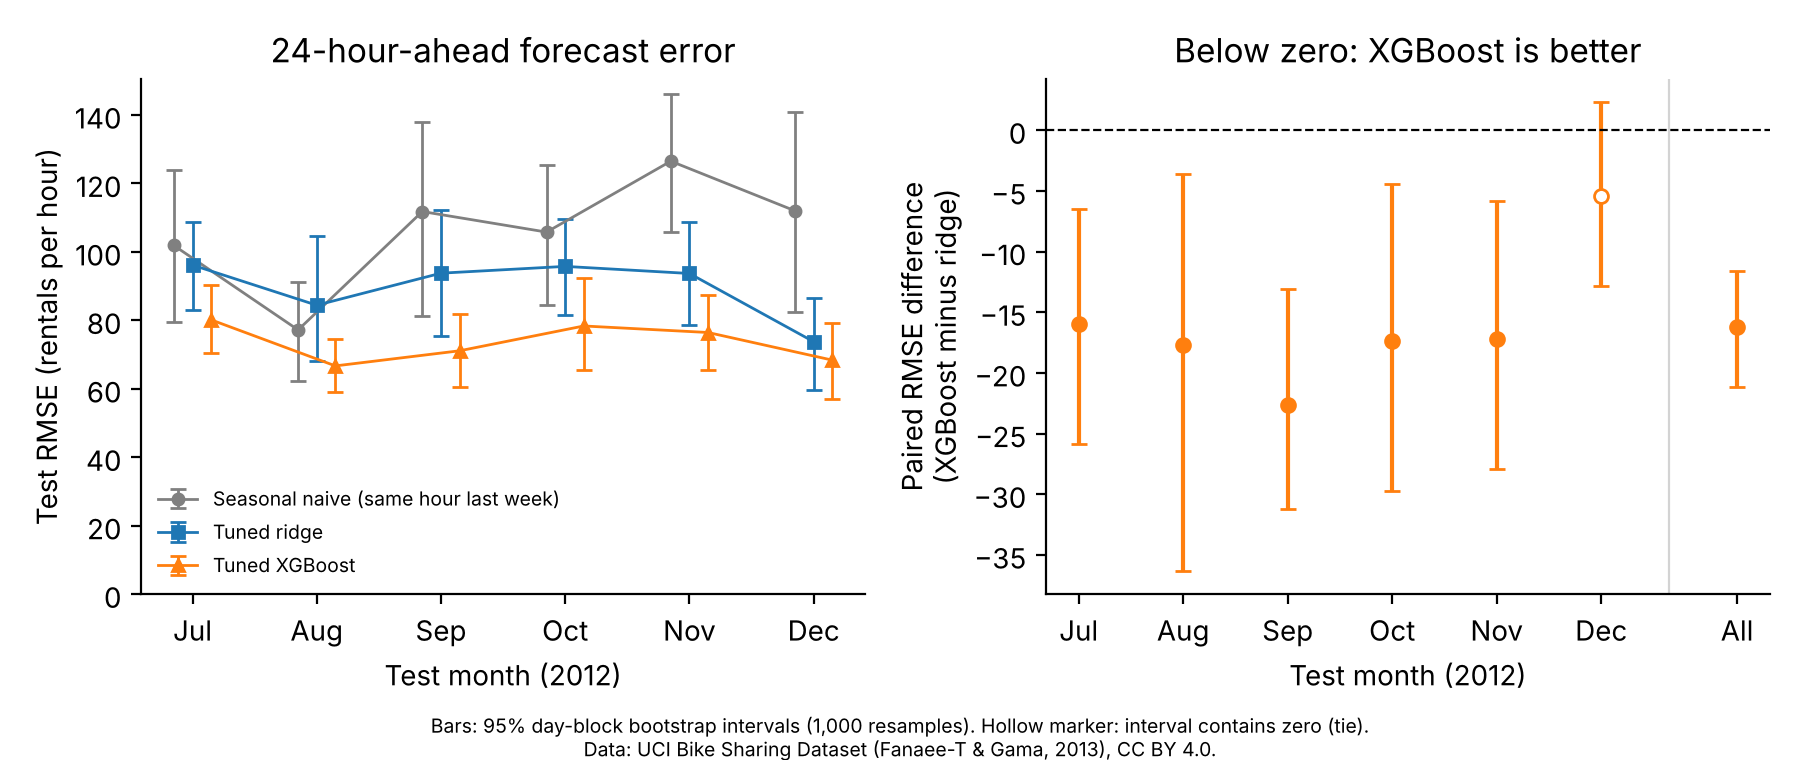

Generate this figure with Python:
"""XGBoost in the same rolling-origin loop as the baseline (David).

Compares seasonal naive, tuned ridge and tuned XGBoost for 24-hour-ahead hourly
bike-share demand. Everything that is not XGBoost-specific is imported from
baseline.py, so the three models share rows, features, folds and metrics.

Run:  python david.py            all six test months (Jul-Dec 2012)
      python david.py 1          first test month only (development check)
Needs hour.csv and baseline.py in the same folder.
Out:  a printed summary, david_results.json, david_predictions.csv, david.png
"""

import csv
import json
import math
import sys
import time
import numpy as np
import matplotlib
matplotlib.use("Agg")
import matplotlib.pyplot as plt
import xgboost as xgb
from datetime import datetime

import baseline
from baseline import (load, rmse, mae, time_ordered_folds, percentile_interval,
                      ALPHAS, K_FOLDS, N_BOOT, SEED)

TEST_MONTHS = [(2012, m) for m in range(7, 13)]     # each month is forecast once
N_TRIALS = 30                                       # XGBoost random-search budget
SEARCH_SEED = SEED + 1                              # separate stream from the bootstrap
N_THREADS = 2
MODEL_NAMES = ["naive", "ridge", "xgboost"]
PAIRS = [("xgboost", "ridge"), ("ridge", "naive"), ("xgboost", "naive")]   # a minus b


# ---------------------------------------------------------------- features
def matrix(rows):
    """The same 58 columns ridge sees (baseline.feature_row). Trees do not need
    scaling, so no statistic of any kind is fitted here."""
    return np.array([baseline.feature_row(r) for r in rows], dtype=np.float32)


def log_target(rows):
    return np.array([math.log(1 + r["cnt"]) for r in rows], dtype=np.float32)


# ---------------------------------------------------------------- XGBoost
def sample_configs(n, seed):
    """n random hyperparameter settings, drawn once and reused at every origin
    (the counterpart of ridge's fixed penalty grid)."""
    rng = np.random.default_rng(seed)
    configs = []
    for _ in range(n):
        configs.append({
            "n_estimators": int(rng.integers(100, 601)),
            "learning_rate": float(10 ** rng.uniform(-2, math.log10(0.3))),
            "max_depth": int(rng.integers(2, 9)),
            "min_child_weight": float(10 ** rng.uniform(0, 1.5)),
            "subsample": float(rng.uniform(0.6, 1.0)),
            "colsample_bytree": float(rng.uniform(0.6, 1.0)),
            "reg_lambda": float(10 ** rng.uniform(-1, 2)),
        })
    return configs


def xgb_fit_predict(X, y, X_test, config):
    """Fit on log(1 + cnt), predict rentals (same back-transform as ridge)."""
    model = xgb.XGBRegressor(objective="reg:squarederror", tree_method="hist",
                             random_state=SEED, n_jobs=N_THREADS, **config)
    model.fit(X, y)
    return [max(math.exp(v) - 1, 0.0) for v in model.predict(X_test)]


def tuned_xgboost(train_rows, test_rows, configs):
    """Pick one of the configs by the same time-ordered CV as ridge (mean fold RMSE
    on the rental scale, training rows only), refit on all training rows, predict."""
    X, y = matrix(train_rows), log_target(train_rows)
    actual = [r["cnt"] for r in train_rows]
    folds = time_ordered_folds(len(train_rows), K_FOLDS)
    cv_score = []
    for config in configs:
        fold_scores = []
        for train_end, valid_end in folds:
            pred = xgb_fit_predict(X[:train_end], y[:train_end], X[train_end:valid_end], config)
            fold_scores.append(rmse(actual[train_end:valid_end], pred))
        cv_score.append(sum(fold_scores) / len(fold_scores))
    best = cv_score.index(min(cv_score))
    print("  xgboost: chose trial %d (CV RMSE %.1f)  %s" % (
        best, cv_score[best], json.dumps(configs[best])))
    pred = xgb_fit_predict(X, y, matrix(test_rows), configs[best])
    return pred, {"trial": best, "cv_rmse": cv_score[best], "config": configs[best],
                  "cv_rmse_all_trials": cv_score}


def tuned_ridge(train_rows, test_rows):
    """baseline.tuned_ridge, but also returning the chosen alpha and CV score."""
    folds = time_ordered_folds(len(train_rows), K_FOLDS)
    cv_score = []
    for alpha in ALPHAS:
        fold_scores = []
        for train_end, valid_end in folds:
            valid = train_rows[train_end:valid_end]
            pred = baseline.ridge_fit_predict(train_rows[:train_end], valid, alpha)
            fold_scores.append(rmse([r["cnt"] for r in valid], pred))
        cv_score.append(sum(fold_scores) / len(fold_scores))
    best = cv_score.index(min(cv_score))
    print("  ridge: chose alpha = %.3g (CV RMSE %.1f)" % (ALPHAS[best], cv_score[best]))
    pred = baseline.ridge_fit_predict(train_rows, test_rows, ALPHAS[best])
    return pred, {"alpha": ALPHAS[best], "cv_rmse": cv_score[best]}


# ---------------------------------------------------------------- error bars
def day_sums(test_rows, predictions):
    """Per test day and model: sum of squared errors, sum of absolute errors, hours."""
    days = sorted(set(r["t"].date() for r in test_rows))
    position = {d: i for i, d in enumerate(days)}
    sums = {name: {"sq": np.zeros(len(days)), "abs": np.zeros(len(days))} for name in predictions}
    hours = np.zeros(len(days))
    for i, r in enumerate(test_rows):
        d = position[r["t"].date()]
        hours[d] += 1
        for name in predictions:
            e = r["cnt"] - predictions[name][i]
            sums[name]["sq"][d] += e * e
            sums[name]["abs"][d] += abs(e)
    return sums, hours


def boot_totals(sums, hours, draws):
    """For each bootstrap resample of days: total squared error, absolute error, hours.
    Every model uses the same resampled days, so differences are paired."""
    totals = {name: {"sq": sums[name]["sq"][draws].sum(axis=1),
                     "abs": sums[name]["abs"][draws].sum(axis=1)} for name in sums}
    return totals, hours[draws].sum(axis=1)


def intervals(totals, n):
    """95% percentile intervals for each model's RMSE and MAE and each paired
    RMSE difference, from bootstrap totals."""
    boot_rmse = {name: np.sqrt(totals[name]["sq"] / n) for name in totals}
    out = {name: {"rmse_ci": percentile_interval(boot_rmse[name]),
                  "mae_ci": percentile_interval(totals[name]["abs"] / n)} for name in totals}
    for a, b in PAIRS:
        out["%s_minus_%s" % (a, b)] = percentile_interval(boot_rmse[a] - boot_rmse[b])
    return out


def summarise(actual, predictions, ci):
    res = {}
    for name in MODEL_NAMES:
        res[name] = {"rmse": rmse(actual, predictions[name]),
                     "mae": mae(actual, predictions[name]),
                     "mean_error": sum(a - p for a, p in zip(actual, predictions[name])) / len(actual),
                     "rmse_ci": ci[name]["rmse_ci"], "mae_ci": ci[name]["mae_ci"]}
        print("  %-7s RMSE %6.1f [%6.1f, %6.1f]   MAE %5.1f [%5.1f, %5.1f]   mean error %+5.1f" % (
            name, res[name]["rmse"], *res[name]["rmse_ci"], res[name]["mae"],
            *res[name]["mae_ci"], res[name]["mean_error"]))
    for a, b in PAIRS:
        key = "%s_minus_%s" % (a, b)
        diff = res[a]["rmse"] - res[b]["rmse"]
        lo, hi = ci[key]
        verdict = "tie" if lo <= 0 <= hi else ("%s better" % (a if hi < 0 else b))
        res[key] = {"rmse_diff": diff, "ci": [lo, hi], "verdict": verdict}
        print("  %-7s - %-5s RMSE %+6.1f [%+6.1f, %+6.1f]  -> %s" % (a, b, diff, lo, hi, verdict))
    return res


# ---------------------------------------------------------------- rolling origin
def rolling_origin(rows, months, rng):
    configs = sample_configs(N_TRIALS, SEARCH_SEED)
    results, saved = [], []
    pooled_actual, pooled_pred = [], {name: [] for name in MODEL_NAMES}
    pooled_totals, pooled_n = None, 0
    for year, month in months:
        started = time.time()
        month_start = datetime(year, month, 1)
        train_rows = [r for r in rows if r["t"] < month_start]
        test_rows = [r for r in rows if r["t"].year == year and r["t"].month == month]
        actual = [r["cnt"] for r in test_rows]
        print("\n%d-%02d: train %d rows, test %d rows" % (year, month, len(train_rows), len(test_rows)))

        predictions = {"naive": baseline.naive(train_rows, test_rows)}
        predictions["ridge"], ridge_info = tuned_ridge(train_rows, test_rows)
        predictions["xgboost"], xgb_info = tuned_xgboost(train_rows, test_rows, configs)

        # Day-block bootstrap. One generator, months in order, so July uses exactly
        # the resamples of baseline.py and reproduces its intervals.
        sums, hours = day_sums(test_rows, predictions)
        draws = rng.integers(0, len(hours), size=(N_BOOT, len(hours)))
        totals, n = boot_totals(sums, hours, draws)

        res = summarise(actual, predictions, intervals(totals, n))
        res.update({"label": month_start.strftime("%b"), "month": "%d-%02d" % (year, month),
                    "n_train": len(train_rows), "n_test": len(test_rows), "n_test_days": len(hours),
                    "ridge_tuning": ridge_info, "xgboost_tuning": xgb_info,
                    "seconds": time.time() - started})
        results.append(res)

        # Pool across months: resample b of the pooled set is resample b of every
        # month put together (days are resampled within their own month).
        pooled_actual += actual
        for name in MODEL_NAMES:
            pooled_pred[name] += predictions[name]
        if pooled_totals is None:
            pooled_totals, pooled_n = totals, n
        else:
            for name in MODEL_NAMES:
                for k in ("sq", "abs"):
                    pooled_totals[name][k] = pooled_totals[name][k] + totals[name][k]
            pooled_n = pooled_n + n
        for i, r in enumerate(test_rows):
            saved.append([r["t"].isoformat(sep=" "), r["cnt"]] +
                         ["%.3f" % predictions[name][i] for name in MODEL_NAMES])

    print("\nall %d test months pooled (%d hours)" % (len(months), len(pooled_actual)))
    pooled = summarise(pooled_actual, pooled_pred, intervals(pooled_totals, pooled_n))
    pooled["n_test"] = len(pooled_actual)
    return results, pooled, saved


# ---------------------------------------------------------------- figure
def figure(results, pooled, path):
    labels = [r["label"] for r in results]
    xs = list(range(len(results)))
    fig, (left, right) = plt.subplots(1, 2, figsize=(9, 3.8))

    for name, shift, colour, marker, label in [
            ("naive", -0.15, "gray", "o", "Seasonal naive (same hour last week)"),
            ("ridge", 0.0, "tab:blue", "s", "Tuned ridge"),
            ("xgboost", 0.15, "tab:orange", "^", "Tuned XGBoost")]:
        values = [r[name]["rmse"] for r in results]
        below = [r[name]["rmse"] - r[name]["rmse_ci"][0] for r in results]
        above = [r[name]["rmse_ci"][1] - r[name]["rmse"] for r in results]
        left.errorbar([x + shift for x in xs], values, yerr=[below, above],
                      fmt=marker + "-", capsize=3, markersize=4, linewidth=1, color=colour, label=label)
    left.set_ylim(0, None)
    left.set_ylabel("Test RMSE (rentals per hour)")
    left.set_title("24-hour-ahead forecast error")
    left.legend(frameon=False, fontsize=7, loc="lower left")
    left.set_xticks(xs)
    left.set_xticklabels(labels)

    key = "xgboost_minus_ridge"
    points = [(x, r[key]) for x, r in zip(xs, results)] + [(len(xs) + 0.3, pooled[key])]
    for x, d in points:
        tie = d["verdict"] == "tie"
        right.errorbar([x], [d["rmse_diff"]],
                       yerr=[[d["rmse_diff"] - d["ci"][0]], [d["ci"][1] - d["rmse_diff"]]],
                       fmt="o", capsize=3, markersize=5, color="tab:orange",
                       markerfacecolor="white" if tie else "tab:orange")
    right.axhline(0, color="black", linewidth=0.8, linestyle="--")
    right.axvline(len(xs) - 0.35, color="lightgray", linewidth=0.8)
    right.set_ylabel("Paired RMSE difference\n(XGBoost minus ridge)")
    right.set_title("Below zero: XGBoost is better")
    right.set_xticks(xs + [len(xs) + 0.3])
    right.set_xticklabels(labels + ["All"])

    for ax in (left, right):
        ax.set_xlabel("Test month (2012)")
        for side in ("top", "right"):
            ax.spines[side].set_visible(False)
    fig.text(0.5, 0.005, "Bars: 95% day-block bootstrap intervals (1,000 resamples). Hollow marker: interval "
             "contains zero (tie).\nData: UCI Bike Sharing Dataset (Fanaee-T & Gama, 2013), CC BY 4.0.",
             ha="center", fontsize=7)
    fig.tight_layout(rect=(0, 0.05, 1, 1))
    fig.savefig(path, dpi=200)


if __name__ == "__main__":
    n_months = int(sys.argv[1]) if len(sys.argv) > 1 else len(TEST_MONTHS)
    tag = "" if n_months == len(TEST_MONTHS) else "_dev"
    started = time.time()
    rows = load("hour.csv")
    results, pooled, saved = rolling_origin(rows, TEST_MONTHS[:n_months], np.random.default_rng(SEED))
    seconds = time.time() - started
    print("\ntotal run time: %.0f s" % seconds)

    with open("david_results%s.json" % tag, "w") as f:
        json.dump({"settings": {"seed": SEED, "search_seed": SEARCH_SEED, "n_trials": N_TRIALS,
                                "k_folds": K_FOLDS, "n_boot": N_BOOT, "n_threads": N_THREADS,
                                "xgboost_version": xgb.__version__, "numpy_version": np.__version__},
                   "months": results, "pooled": pooled, "seconds": seconds}, f, indent=2)
    with open("david_predictions%s.csv" % tag, "w", newline="") as f:
        writer = csv.writer(f)
        writer.writerow(["time", "cnt"] + MODEL_NAMES)
        writer.writerows(saved)
    figure(results, pooled, "david%s.png" % tag)
